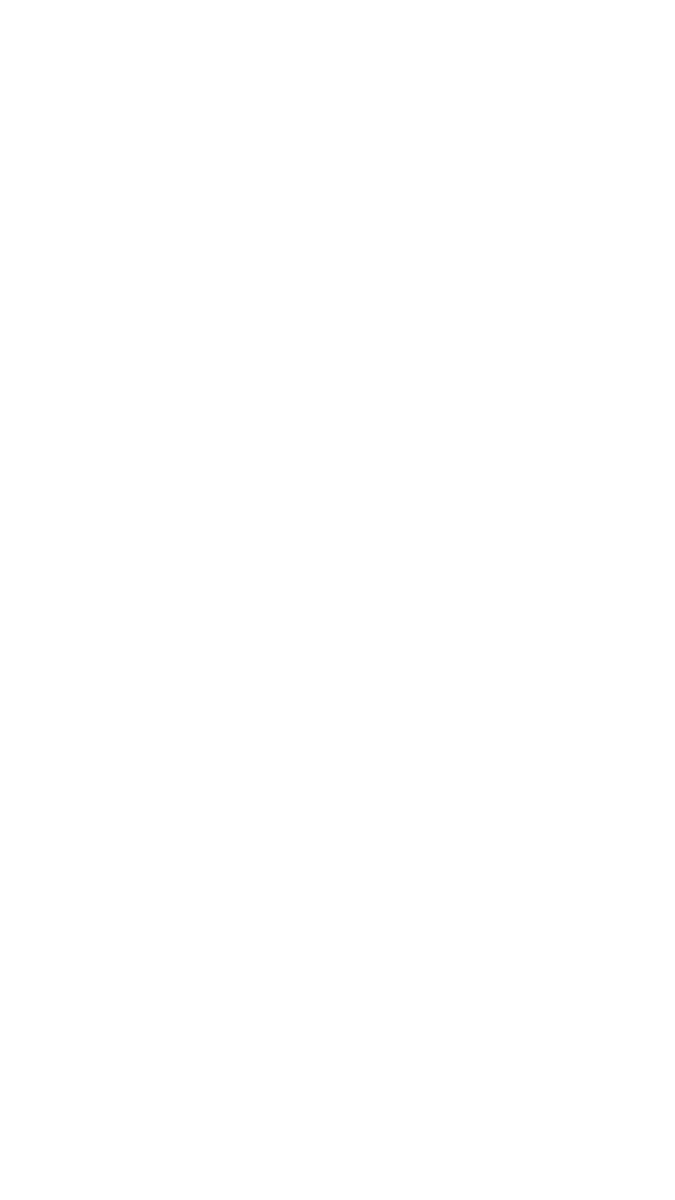
Frame 1 (no input)
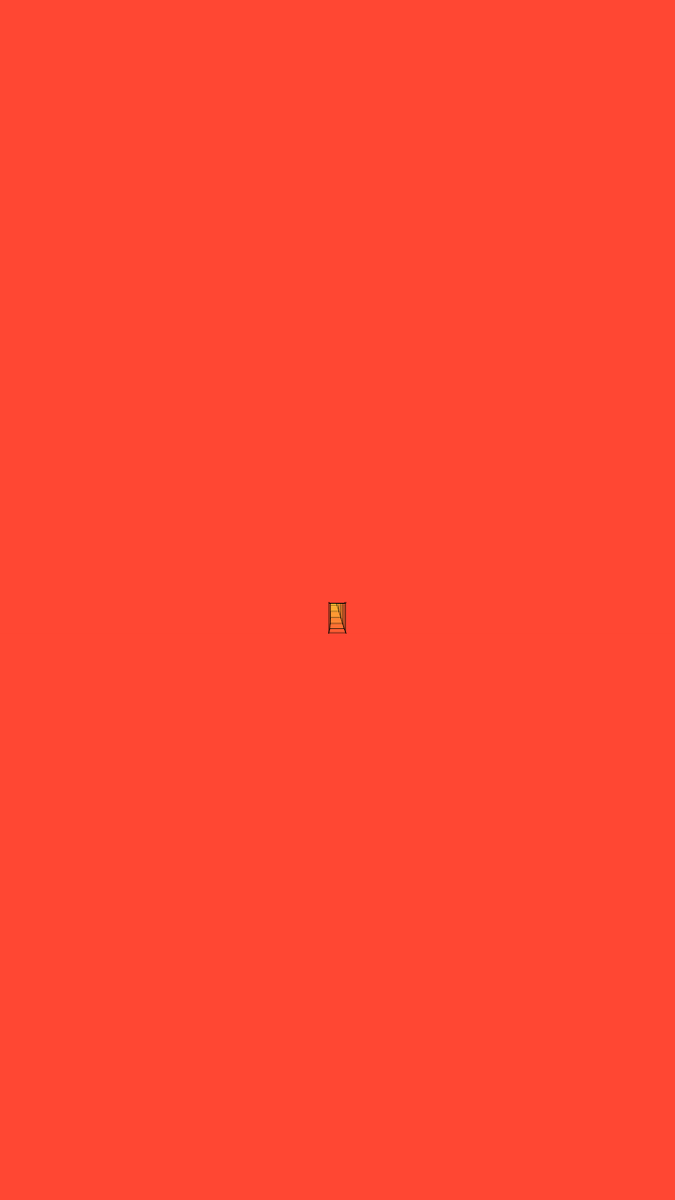
Frame 60 (no input)
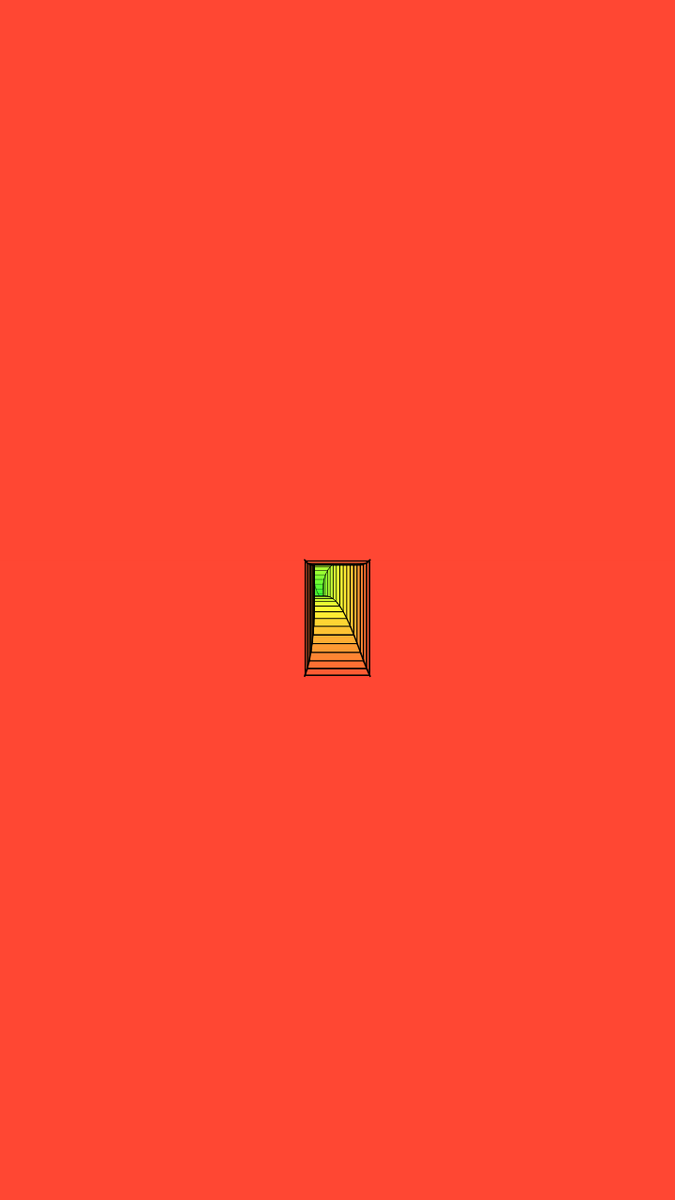
Frame 120 (the mouse pressed at the canvas centre since frame 60)

The p5.js sketch that drew these frames (run headless with seeded random() and noise() and a simulated clock; from frame 60 on, the mouse is pressed at the canvas centre):

// p5.js sketch
// ── sketch.js
function setup() {
  rectMode(CENTER);
  colorMode(HSB, 100);
  angleMode(DEGREES);
  createCanvas(720, 1280);
  loadRand();
}
let r = [];
let noiseVal = 0.01;
let modes = ["rainbow", "white", "black", "random"];
let mI = 0;

let ch;
let cs;
let cb;
const INTERACTION_KEY = 53;
function keyPressed() {
  if (keyCode === INTERACTION_KEY) {
    mI++;
  }
}

const loadRand = () => {
  ch = random(0, 100);
  cs = random(0, 100);
  cb = random(0, 100);
};
function draw() {
  background(220);

  let nOffx = sin(cos(frameCount / 2) * 360) * 20;
  let nOffy = cos(sin(frameCount / 2) * 360) * 20;

  if (frameCount % 5 === 0) {
    r.unshift(
      new Rec(
        width / 2 + nOffx,
        height / 2 + nOffy,
        3,
        frameCount / 3,
        modes[mI % modes.length]
      )
    );
  }

  for (let i = 0; i < r.length; i++) {
    r[i].display();
    r[i].move();
    if (i !== 0) {
      const curRec = r[i];
      const nextRec = r[i - 1];
      const sx = curRec.x;
      const sy = curRec.y;

      const ex = nextRec.x;
      const ey = nextRec.y;
      stroke(255, 0, 255);

      if (["rainbow", "white"].includes(curRec.mode)) {
        stroke(0);
      } else if (curRec.mode === "black") {
        stroke(100);
      } else if (curRec.mode === "random") {
        stroke((ch + 50) % 100, (cs + 50) % 100, (cb + 50) % 100);
      }
      line(
        sx - curRec.s / 2,
        sy - (curRec.s * 1.777) / 2,
        ex - nextRec.s / 2,
        ey - (nextRec.s * 1.777) / 2
      );
      line(
        sx + curRec.s / 2,
        sy + (curRec.s * 1.777) / 2,
        ex + nextRec.s / 2,
        ey + (nextRec.s * 1.777) / 2
      );

      line(
        sx + curRec.s / 2,
        sy - (curRec.s * 1.777) / 2,
        ex + nextRec.s / 2,
        ey - (nextRec.s * 1.777) / 2
      );
      line(
        sx - curRec.s / 2,
        sy + (curRec.s * 1.777) / 2,
        ex - nextRec.s / 2,
        ey + (nextRec.s * 1.777) / 2
      );
    }
  }

  r = r.filter((x) => !x.burnt);

  if (frameCount % 3000 === 0) {
    modes = shuffle(modes);
  }
}

class Rec {
  constructor(x, y, s, c, mode) {
    this.x = x;
    this.y = y;
    this.s = s;
    this.s2 = 0.001;
    this.burnt = false;
    this.c = c;
    this.mode = mode;
  }
  display() {
    if (["rainbow", "white"].includes(this.mode)) {
      stroke(0);
    } else if (this.mode === "black") {
      stroke(100);
    } else if (this.mode === "random") {
      stroke((ch + 50) % 100, (cs + 50) % 100, (cb + 50) % 100);
    }
    noFill();

    let sw = this.s2 * 1.5;
    strokeWeight(sw);
    rect(this.x, this.y, this.s, this.s * 1.777);

    noStroke();
    if (this.mode === "rainbow") {
      fill(this.c % 100, 80, 100);
    } else if (this.mode === "white") {
      fill(100);
    } else if (this.mode === "black") {
      fill(0);
    } else if (this.mode === "random") {
      fill(ch, cs, cb);
    }
    let rw = (width + 100) / 2 - this.s / 2;
    rect(this.x - this.s / 2 - rw / 2 - sw / 2, this.y, rw, height + 100);
    rect(this.x + this.s / 2 + rw / 2 + sw / 2, this.y, rw, height + 100);

    let rh = (height + 100) / 2 - (this.s * 1.777) / 2;

    rect(
      this.x,
      this.y - (this.s * 1.777) / 2 - rh / 2 - sw / 2,
      width + 100,
      rh
    );
    rect(
      this.x,
      this.y + (this.s * 1.777) / 2 + rh / 2 + sw / 2,
      width + 100,
      rh
    );
  }

  move() {
    this.s += this.s2;
    this.s2 += 0.01;

    if (this.s > 800) {
      this.burnt = true;
    }
  }
}
